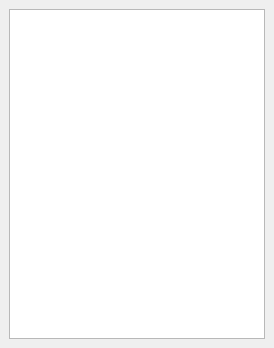
<?xml version="1.0" encoding="UTF-8"?>
<ui version="4.0">
 <class>ProjectManager</class>
 <widget class="QDockWidget" name="ProjectManager">
  <property name="geometry">
   <rect>
    <x>0</x>
    <y>0</y>
    <width>274</width>
    <height>348</height>
   </rect>
  </property>
  <property name="windowTitle">
   <string>Project Manager</string>
  </property>
  <widget class="QWidget" name="contents">
   <layout class="QVBoxLayout" name="verticalLayout_2">
    <item>
     <widget class="QTreeView" name="view">
      <property name="editTriggers">
       <set>QAbstractItemView::NoEditTriggers</set>
      </property>
      <property name="sortingEnabled">
       <bool>true</bool>
      </property>
      <property name="animated">
       <bool>true</bool>
      </property>
     </widget>
    </item>
   </layout>
  </widget>
 </widget>
 <resources/>
 <connections/>
</ui>
